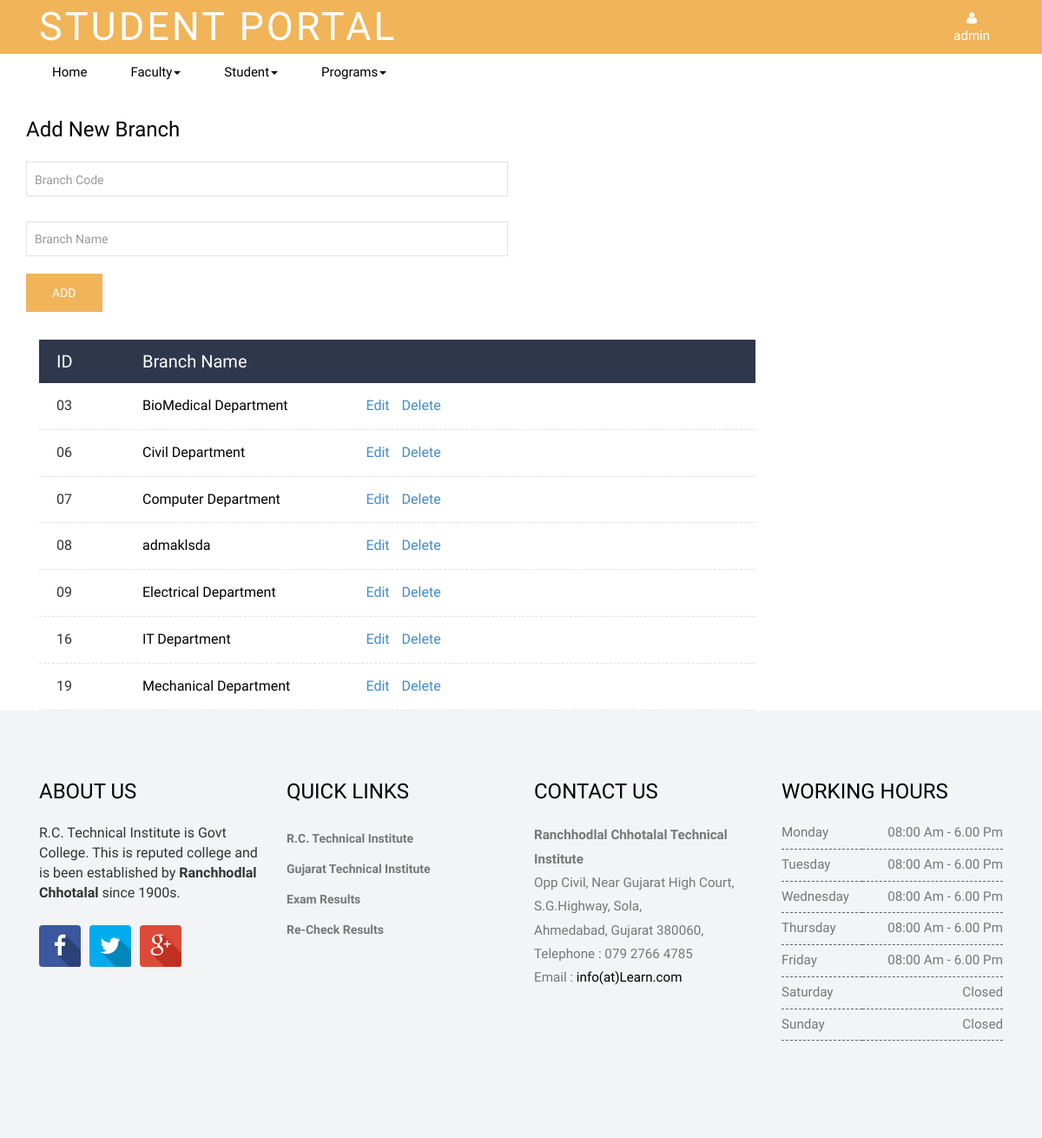
The app's page /admin/branch_master.php (signed in) with its own data.
### tables this page shows
CREATE TABLE `tbl_branchmaster` (
  `department_code` varchar(10) NOT NULL,
  `department_name` varchar(40) NOT NULL
);

### admin/db/session.php (called while the page is built, shortened)
<?php
	$login_check = $_SESSION['userchk'];
	if(!isset($login_check))
	{
		mysql_close($con);
		header('location:index.php');
	}
	else
	{
		$sql = mysql_query("SELECT * from tbl_login WHERE adm_username = '$login_check'");
		$row = mysql_fetch_assoc($sql);
		$name = $row['adm_username'];
	}
?>

### admin/branch_master.php (the view, shortened to what this page needs)
<?php
    include('db/session.php');
?>
<!DOCTYPE HTML>
<html>
<?php
    include 'layouts/header.php';
?>
<body>
    <?php
    include 'layouts/menu.php';
    ?>
<div class="admission">
	   <div class="container">
	   	  <div class="col-md-6 admission_left">
	   	  	<h2>Add New Branch</h2>
	   	  	<form method="post">
             <div class="input-group input-group1">
                 <input class="form-control has-dark-background" name="branch_code"
                 id="slider-name" placeholder="Branch Code" type="text" required=""
                 value="<?php
                    if (isset($_GET['edit'])) {
                        echo $row1['department_code'];
                    }
                    else
                    {
                        echo "";
                    }
                 ?>"
                 ><br><br><br>
                <input class="form-control has-dark-background" name="branch_name"
                id="slider-name" placeholder="Branch Name" type="text" onkeypress="return onlyAlphabets(event,this);" required=""
                value="<?php
                    if (isset($_GET['edit'])) {
                        echo $row1['department_name'];
                    }
                    else
                    {
                        echo "";
                    }
                ?>"
                >
             </div>
             <?php
                if (isset($_GET['edit'])) {
                    echo "<input type='submit' value='Update' class='course-submit'
                            name='update_branch'>";
                }
                else{
                    echo "<input type='submit' value='Add' class='course-submit'
                            name='add_branch'>";
                }
             ?>
            </form>
          </div>
        </div>
</div>
<div class="container">
	<div class="col-md-9">
		<div class="course_list">
          	<div class="table-header clearfix">
                	<div class="id_col">ID</div>
                	<div class="name_col">Branch Name</div>
    		</div>
          	<?php
                $sql="SELECT *FROM tbl_branchmaster";
                $result=mysql_query($sql);
                while ($row=mysql_fetch_assoc($result))
                {
                  echo  "<ul class='table-list'>
                            <li class='clearfix'>
                            <div class='id_col'>";?> <?php echo $row["department_code"]; ?></div>
        				    <?php
                              echo "<div class='name_col'><a href='#'>";
                            ?>
                            <?php echo $row["department_name"];
                            ?></a></div>
        				    <?php
                            echo "<div class='duration_col'>
        						      <a href='branch_master.php?edit=".$row['department_code']."'>Edit</a>
        						      <a href='branch_master.php?delete=".$row['department_code']."'>Delete</a>
        				            </div>
    			                 </li>
    		                  </ul>";
                }
            ?>
    	</div>
	</div>
</div>
<?php
    include 'layouts/footer.php';
?>
</body>
</html>

### admin/layouts/header.php (shortened to what this page needs)
<head>
<link href="css/bootstrap-3.1.1.min.css" rel='stylesheet' type='text/css' />
<link href="css/main-style.css" rel='stylesheet' type='text/css' />
<link rel="stylesheet" href="css/jquery.countdown.css" />
<link href="css/font-awesome.css" rel="stylesheet">
</head>

### admin/layouts/menu.php (shortened to what this page needs)
<nav class="navbar navbar-default" role="navigation">
  <div class="container">
      <div class="navbar-header">
          <a class="navbar-brand1" href="Homeadmin.php">Student Portal</a>
      </div>
      <div class="navbar-collapse collapse" id="bs-example-navbar-collapse-1" style="height: 1px;">
          <ul class="nav navbar-nav">
            <li class="dropdown">
                <a href="login.html" class="dropdown-toggle" data-toggle="dropdown"><i class="fa fa-user"></i><span><?php echo $name;?></span></a>
            </li>
        </ul>
      </div>
    </div>
</nav>
<nav class="navbar nav_bottom" role="navigation">
 <div class="container">
    <div class="collapse navbar-collapse" id="bs-megadropdown-tabs">
        <ul class="nav navbar-nav nav_1">
            <li><a href="Homeadmin.php">Home</a></li>
            <li class="dropdown">
                <a href="services.html" class="dropdown-toggle" data-toggle="dropdown">Faculty<span class="caret"></span></a>
            </li>
            <li class="dropdown">
                <a href="services.html" class="dropdown-toggle" data-toggle="dropdown">Student<span class="caret"></span></a>
            </li>
            <li class="dropdown">
                <a href="services.html" class="dropdown-toggle" data-toggle="dropdown">Programs<span class="caret"></span></a>
            </li>
        </ul>
     </div>
   </div>
</nav>

### admin/layouts/footer.php (shortened to what this page needs)
<div class="footer">
      <div class="container">
        <div class="col-md-3 grid_4">
           <h3>About Us</h3>
              R.C. Technical Institute is Govt College.
              This is reputed college and is been established by <strong>Ranchhodlal Chhotalal</strong> since 1900s.
              <ul class="social-nav icons_2 clearfix">
                    <li><a href="https://www.facebook.com/profile.php?id=100008223345086" class="facebook"> <i class="fa fa-facebook"></i></a></li>
                    <li><a href="#" class="twitter"><i class="fa fa-twitter"></i></a></li>
                    <li><a href="#" class="google-plus"><i class="fa fa-google-plus"></i></a></li>
                 </ul>
        </div>
        <div class="col-md-3 grid_4">
           <h3>Quick Links</h3>
          <ul class="footer_list">
            <li><a href="http://rcti.cteguj.in/"><strong>R.C. Technical Institute</strong></a></li>
            <li><a href="http://www.gtu.ac.in/"><strong>Gujarat Technical Institute</strong></a></li>
            <li><a href="http://www.gtu.ac.in/result.aspx"><strong>Exam Results</strong></a></li>
            <li><a href="http://www.gturesults.in/recheck.aspx"><strong>Re-Check Results</strong></a></li>
          </ul>
        </div>
        <div class="col-md-3 grid_4">
           <h3>Contact Us</h3>
          <address>
                    <strong>Ranchhodlal Chhotalal Technical Institute</strong>
                    <br>
                    <span>Opp Civil, Near Gujarat High Court,</span>
                    <br>
                    <span> S.G.Highway, Sola, </span>
                    <br>
                    <span>Ahmedabad, Gujarat 380060, </span>
                    <br>
                    <abbr>Telephone : </abbr>  079 2766 4785
                    <br>
                    <abbr>Email : </abbr> <a href="mailto@example.com">info(at)Learn.com</a>
               </address>
        </div>
        <div class="col-md-3 grid_4">
           <h3>Working Hours</h3>
           <table class="table_working_hours">
              <tbody>
                <tr class="opened_1">
              <td class="day_label">monday</td>
              <td class="day_value">08:00 am - 6.00 pm</td>
            </tr>
              <tr class="opened">
              <td class="day_label">tuesday</td>
              <td class="day_value">08:00 am - 6.00 pm</td>
            </tr>
              <tr class="opened">
              <td class="day_label">wednesday</td>
              <td class="day_value">08:00 am - 6.00 pm</td>
            </tr>
              <tr class="opened">
              <td class="day_label">thursday</td>
              <td class="day_value">08:00 am - 6.00 pm</td>
            </tr>
              <tr class="opened">
              <td class="day_label">friday</td>
              <td class="day_value">08:00 am - 6.00 pm</td>
            </tr>
              <tr class="closed">
              <td class="day_label">saturday</td>
              <td class="day_value closed"><span>Closed</span></td>
            </tr>
              <tr class="closed">
              <td class="day_label">sunday</td>
              <td class="day_value closed"><span>Closed</span></td>
            </tr>
            </tbody>
        </table>
            </div>
        <div class="clearfix"> </div>
      </div>
    </div>

### records on screen
tbl_branchmaster: department_code "03", department_name "BioMedical Department"
tbl_branchmaster: department_code "06", department_name "Civil Department"
tbl_branchmaster: department_code "07", department_name "Computer Department"
tbl_branchmaster: department_code "08", department_name "admaklsda"
tbl_branchmaster: department_code "09", department_name "Electrical Department"
tbl_branchmaster: department_code "16", department_name "IT Department"
tbl_branchmaster: department_code "19", department_name "Mechanical Department"

### other values on screen
$name "admin"
